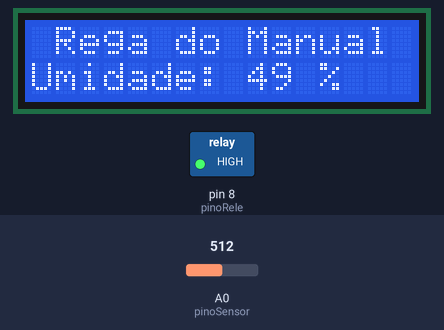
The sketch below on a simulated Arduino Uno, built with avr-gcc and run on an emulated ATmega328P. On the bench: 16×2 character LCD, switched loads named in the sketch (green lamp = pin HIGH). Inputs (shaded band) come from the test bench; at power-on: A0 (pinoSensor) = 512. What the sketch prints to the serial monitor is not drawn.

Above: at 1.2 s.
1.3 s: A0 (pinoSensor) set to 337
At 3.4 s:
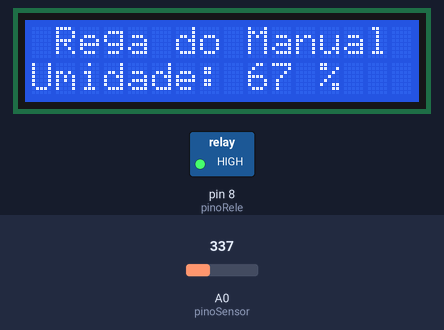
6.2 s: A0 (pinoSensor) set to 320
At 9.2 s:
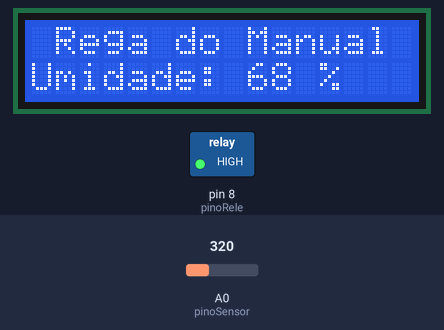
9.6 s: A0 (pinoSensor) set to 306
At 10.8 s:
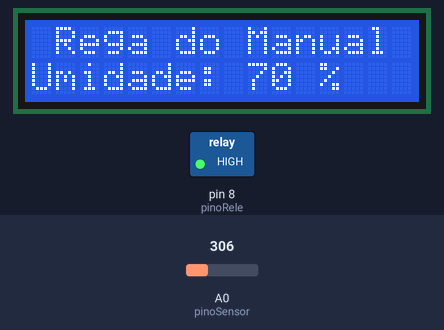
Timing chart, 0 to 14.8 s (numbered marks = the images above; inputs shaded):
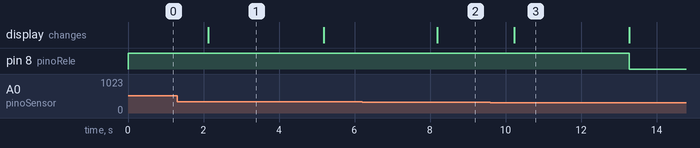

The sketch:

Save2.ino
```cpp
/* ******************** Rega Automática do Manual do Mundo ********************
   Criado por: Anderson Harayashiki Moreira
   Rev.: 01
   Data: 13.03.2019

   Guia de conexão:
   LCD I2C: 0x27
   Sensor de umidade do solo A0: Pino A0
   Módulo Relé (Válvula): Pino 8

   Este código utiliza a biblioteca LiquidCrystal_I2C

 ***************************************************************************** */

// inclui a biblioteca:
#include <LiquidCrystal_I2C.h>

// define o endereço e o tamanho do Display LCD I2C
LiquidCrystal_I2C lcd(0x27, 16, 2);

// variáveis do programa
const int pinoSensor = A0;
const int pinoRele = 8; // Alterado para pinoRele
const int limiarSeco = 330;
const int tempoRega = 50; // Tempo de rega em segundos
int umidadeSolo = 0;

void setup() {
  pinMode(pinoRele, OUTPUT);
  // Desliga a válvula
  digitalWrite(pinoRele, HIGH);
  // inicializa o Display LCD
  lcd.begin(16, 2);
  lcd.backlight(); // Liga o backlight do LCD
  // Exibe a mensagem no Display LCD.
  lcd.print(" Rega do Manual ");
  Serial.begin(9600);
}

void loop() {
  // Mede a umidade a cada segundo. Faz isso durante um tempo.
  for(int i = 0; i < 5; i++) {
    // Faz a leitura do sensor de umidade do solo
    umidadeSolo = analogRead(pinoSensor);
    // Converte a variação do sensor de 0 a 1023 para 0 a 100
    int umidadePercent = map(umidadeSolo, 1023, 0, 0, 100);

    // Atualiza a primeira linha com a umidade
    lcd.setCursor(0, 1);
    lcd.print("Umidade: ");
    lcd.print(umidadePercent);
    lcd.print(" %    ");

    // Exibe o nível bruto no console
    Serial.print("Nível de umidade (raw): ");
    Serial.println(umidadeSolo);

    // Espera um segundo
    delay(1000);
  }

  // Verifica se a umidade está abaixo do limiar
  if(umidadeSolo < limiarSeco) {
    // Exibe a mensagem no Display LCD:
    lcd.setCursor(0, 1);
    lcd.print("    Regando     ");
    // Liga a válvula
    digitalWrite(pinoRele, LOW);
    // Espera o tempo estipulado
    delay(tempoRega * 1000);
    digitalWrite(pinoRele, HIGH);

    // Verifica a umidade novamente após regar
    verificarUmidade();
  } else {
    // Exibe a mensagem no Display LCD:
    lcd.setCursor(0, 1);
    lcd.print("Solo Encharcado ");
    // Espera o tempo estipulado
    delay(3000);
  }
}

// Função para verificar a umidade após regar
void verificarUmidade() {
  // Lê e exibe a umidade novamente
  for (int i = 0; i < 5; i++) {
    umidadeSolo = analogRead(pinoSensor);
    int umidadePercent = map(umidadeSolo, 1023, 0, 0, 100);

    // Atualiza a primeira linha com a umidade
    lcd.setCursor(0, 1);
    lcd.print("Umidade: ");
    lcd.print(umidadePercent);
    lcd.print(" %    ");

    // Exibe o nível bruto no console
    Serial.print("Nível de umidade (raw): ");
    Serial.println(umidadeSolo);

    // Espera um segundo
    delay(1000);
  }
}
```

Measured:
- after the input at 1.3 s, the display: changes after 0.83 s (image 1)
- after the input at 6.2 s, the display: changes after 2.0 s (image 2)
- after the input at 9.6 s, the display: changes after 0.63 s (image 3)
- what the display in image 1 shows lasts 3.1 s, from 2.1 s to 5.2 s
